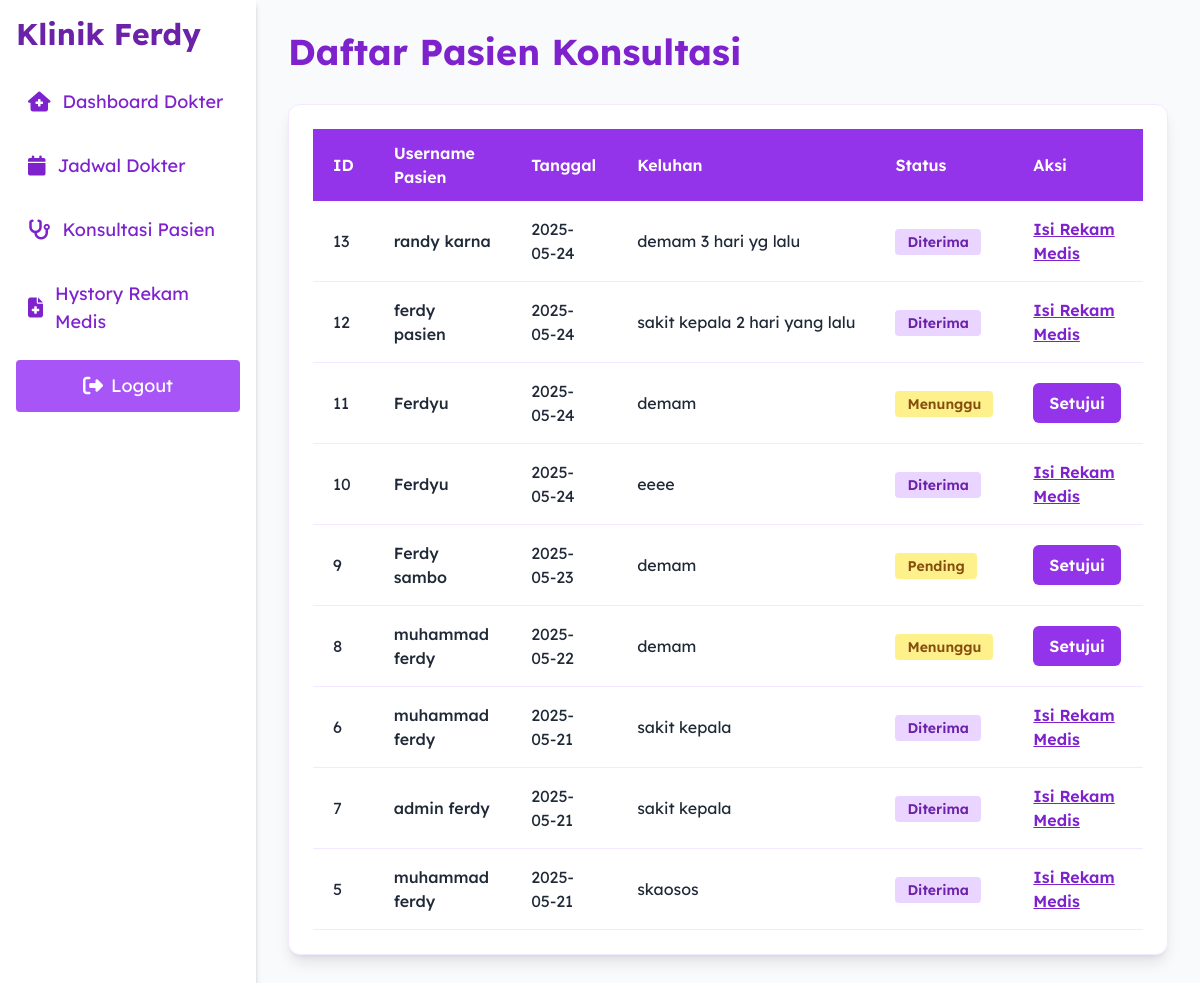
The app's page /dokter/konsultasi.php (signed in) with its own data.
### tables this page shows
CREATE TABLE `pendaftaran` (
  `id` int(11) NOT NULL,
  `pasien_id` int(11) NOT NULL,
  `dokter_id` int(11) NOT NULL,
  `tanggal` date NOT NULL,
  `keluhan` text NOT NULL,
  `status` varchar(20) DEFAULT 'pending',
  `created_at` timestamp NOT NULL DEFAULT current_timestamp()
);

CREATE TABLE `users` (
  `id` int(11) NOT NULL,
  `username` varchar(100) NOT NULL,
  `email` varchar(100) NOT NULL,
  `password` varchar(255) NOT NULL,
  `role` enum('admin','dokter','resepsionis','pasien') NOT NULL,
  `created_at` timestamp NOT NULL DEFAULT current_timestamp()
);

### dokter/konsultasi.php (the view, shortened to what this page needs)
<?php
require '../config/koneksi.php';
$dokter_id = $_SESSION['user']['id'];
$query = "
    SELECT
        p.id AS pendaftaran_id,
        p.status,
        p.tanggal,
        p.keluhan,
        u.id AS pasien_id,
        u.username AS nama_pasien
    FROM pendaftaran p
    JOIN users u ON p.pasien_id = u.id
    WHERE p.dokter_id = $dokter_id
    ORDER BY p.created_at DESC
";
$result = $conn->query($query);
?>
<!DOCTYPE html>
<html lang="id">
<head>
    <script src="https://cdn.tailwindcss.com"></script>
</head>
<body class="bg-gray-50 min-h-screen flex text-gray-800 font-modify">
    <aside class="w-64 bg-white shadow-md min-h-screen sticky top-0 border-r border-purple-200">
        <?php include '../components/sidebar.php'; ?>
    </aside>
    <main class="flex-1 p-8 overflow-auto flex justify-center">
        <div class="w-full max-w-6xl">
            <h1 class="text-4xl font-bold mb-8 text-purple-700">Daftar Pasien Konsultasi</h1>
            <?php if ($result->num_rows === 0): ?>
            <p class="text-gray-600 text-lg">Belum ada pasien yang mendaftar konsultasi.</p>
            <?php else: ?>
            <div class="overflow-x-auto bg-white rounded-xl shadow-lg p-6 border border-purple-100">
                <table class="min-w-full table-auto border-collapse">
                    <thead>
                        <tr class="bg-purple-600 text-white text-left rounded-t-lg">
                            <th class="px-5 py-3 font-semibold">ID</th>
                            <th class="px-5 py-3 font-semibold">Username Pasien</th>
                            <th class="px-5 py-3 font-semibold">Tanggal</th>
                            <th class="px-5 py-3 font-semibold">Keluhan</th>
                            <th class="px-5 py-3 font-semibold">Status</th>
                            <th class="px-5 py-3 font-semibold">Aksi</th>
                        </tr>
                    </thead>
                    <tbody>
                        <?php while ($row = $result->fetch_assoc()): ?>
                        <tr class="border-b border-purple-100 hover:bg-purple-50 transition-colors">
                            <td class="px-5 py-4"><?= htmlspecialchars($row['pendaftaran_id']) ?></td>
                            <td class="px-5 py-4 font-medium"><?= htmlspecialchars($row['nama_pasien']) ?></td>
                            <td class="px-5 py-4"><?= htmlspecialchars($row['tanggal']) ?></td>
                            <td class="px-5 py-4 max-w-xs truncate"><?= htmlspecialchars($row['keluhan']) ?></td>
                            <td class="px-5 py-4">
                                <span class="px-3 py-1 text-sm rounded font-semibold
                                            <?= $row['status'] === 'diterima'
                                                ? 'bg-purple-200 text-purple-800'
                                                : 'bg-yellow-200 text-yellow-800' ?>">
                                    <?= htmlspecialchars(ucfirst($row['status'])) ?>
                                </span>
                            </td>
                            <td class="px-5 py-4">
                                <?php if ($row['status'] === 'diterima'): ?>
                                <a href="rekam_medis.php?pasien_id=<?= $row['pasien_id'] ?>"
                                    class="text-purple-700 hover:text-purple-900 font-semibold underline">
                                    Isi Rekam Medis
                                </a>
                                <?php else: ?>
                                <a href="konsultasi.php?approve=<?= $row['pendaftaran_id'] ?>"
                                    class="inline-block bg-purple-600 hover:bg-purple-700 text-white px-4 py-2 rounded-md font-semibold transition">
                                    Setujui
                                </a>
                                <?php endif; ?>
                            </td>
                        </tr>
                        <?php endwhile; ?>
                    </tbody>
                </table>
            </div>
            <?php endif; ?>
        </div>
    </main>
</body>
</html>

### dokter/konsultasi.php (style rules this page uses)
body { font-family: 'Segoe UI', Tahoma, Geneva, Verdana, sans-serif; }

### components/sidebar.php (style rules this page uses)
.font-modify { font-family: "Lexend Deca", sans-serif; }

### records on screen
pendaftaran: id "13", pasien.username "randy karna", tanggal "2025-05-24", keluhan "demam 3 hari yg lalu", status "Diterima"
pendaftaran: id "12", pasien.username "ferdy pasien", tanggal "2025-05-24", keluhan "sakit kepala 2 hari yang lalu", status "Diterima"
pendaftaran: id "11", pasien.username "Ferdyu", tanggal "2025-05-24", keluhan "demam", status "Menunggu"
pendaftaran: id "10", pasien.username "Ferdyu", tanggal "2025-05-24", keluhan "eeee", status "Diterima"
pendaftaran: id "9", pasien.username "Ferdy sambo", tanggal "2025-05-23", keluhan "demam", status "Pending"
pendaftaran: id "8", pasien.username "muhammad ferdy", tanggal "2025-05-22", keluhan "demam", status "Menunggu"
pendaftaran: id "6", pasien.username "muhammad ferdy", tanggal "2025-05-21", keluhan "sakit kepala", status "Diterima"
pendaftaran: id "7", pasien.username "admin ferdy", tanggal "2025-05-21", keluhan "sakit kepala", status "Diterima"
pendaftaran: id "5", pasien.username "muhammad ferdy", tanggal "2025-05-21", keluhan "skaosos", status "Diterima"
